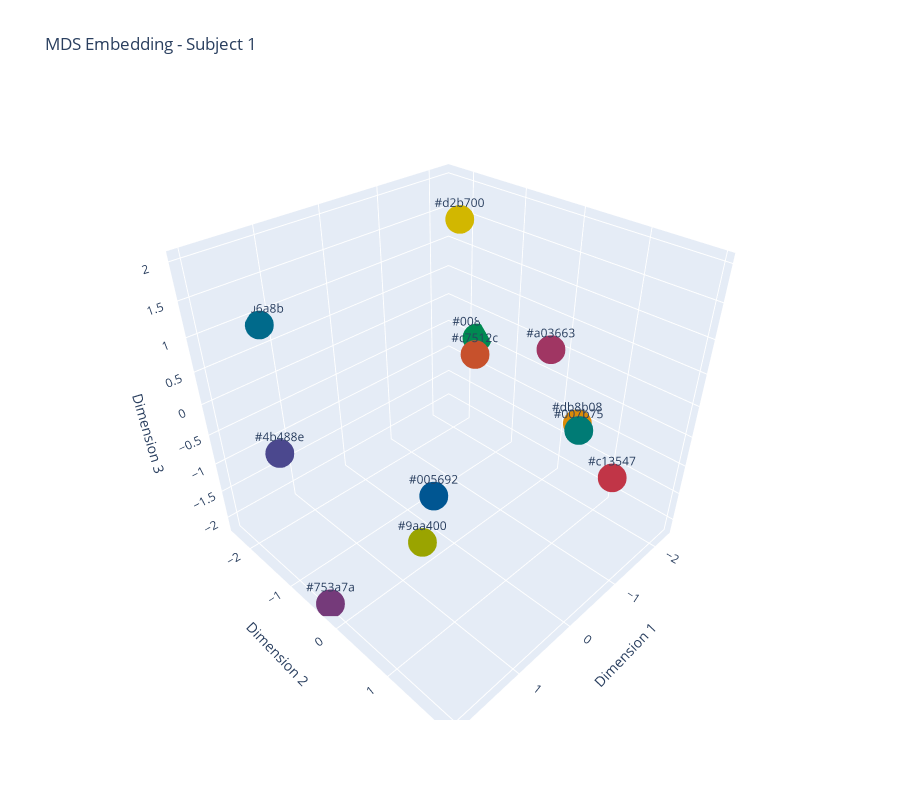
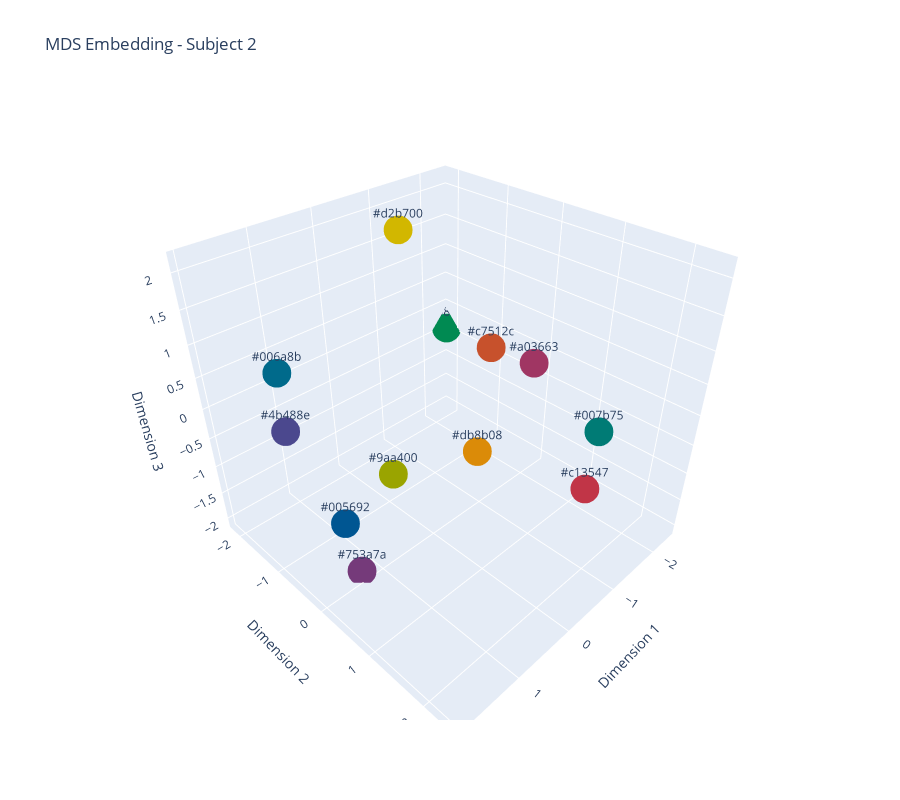

Source (notebook cell) for these figures, in order:
### Code cell
# Plot the embeddings
plot_3DMDS(value_mapped_sym_1, value_mapped_sym_2, titles=['Subject 1', 'Subject 2'], color_labels=unique_colours, overlay=False)

### Figure 1 — Plotly figure (JSON) as saved in the notebook; plotly's stock layout.template omitted (floating-point values rounded to 4 significant figures)
{"data": [{"marker": {"color": ["#d2b700", "#db8b08", "#c7512c", "#c13547", "#a03663", "#753a7a", "#4b488e", "#005692", "#006a8b", "#007b75", "#008a52", "#9aa400"], "size": 10}, "mode": "markers+text", "text": ["#d2b700", "#db8b08", "#c7512c", "#c13547", "#a03663", "#753a7a", "#4b488e", "#005692", "#006a8b", "#007b75", "#008a52", "#9aa400"], "textposition": "top center", "type": "scatter3d", "x": [-1.169, -1.072, 1.063, -1.892, -1.998, 2.015, 1.82, 1.351, 1.215, 0.1512, -2.265, 0.7803], "y": [-1.086, 1.134, 1.305, 1.29, -0.05983, -0.2909, -1.308, 1.01, -2.381, 1.959, -1.743, 0.1698], "z": [1.999, -0.08083, 1.927, -1.386, 0.1266, -2.14, -0.3139, 0.1403, 0.8708, 0.8944, -0.47, -1.568]}], "layout": {"height": 800, "plot_bgcolor": "white", "scene": {"xaxis": {"title": {"text": "Dimension 1"}}, "yaxis": {"title": {"text": "Dimension 2"}}, "zaxis": {"title": {"text": "Dimension 3"}}}, "title": {"text": "MDS Embedding - Subject 1"}}}

### Figure 2 — Plotly figure (JSON) as saved in the notebook; plotly's stock layout.template omitted (floating-point values rounded to 4 significant figures)
{"data": [{"marker": {"color": ["#d2b700", "#db8b08", "#c7512c", "#c13547", "#a03663", "#753a7a", "#4b488e", "#005692", "#006a8b", "#007b75", "#008a52", "#9aa400"], "size": 10}, "mode": "markers+text", "text": ["#d2b700", "#db8b08", "#c7512c", "#c13547", "#a03663", "#753a7a", "#4b488e", "#005692", "#006a8b", "#007b75", "#008a52", "#9aa400"], "textposition": "top center", "type": "scatter3d", "x": [-1.03, 0.08722, 0.8527, -1.624, -2.139, 1.315, 1.555, 1.955, 1.156, -0.2685, -2.396, 0.5365], "y": [-1.722, 0.9175, 1.762, 1.489, -0.001683, -0.08468, -1.144, 0.5829, -1.834, 2.402, -2.142, -0.2249], "z": [1.821, -0.04952, 2.137, -1.381, -0.1126, -2.054, -0.04987, -0.2544, 0.3652, 0.8623, -0.4487, -0.8355]}], "layout": {"height": 800, "plot_bgcolor": "white", "scene": {"xaxis": {"title": {"text": "Dimension 1"}}, "yaxis": {"title": {"text": "Dimension 2"}}, "zaxis": {"title": {"text": "Dimension 3"}}}, "title": {"text": "MDS Embedding - Subject 2"}}}
